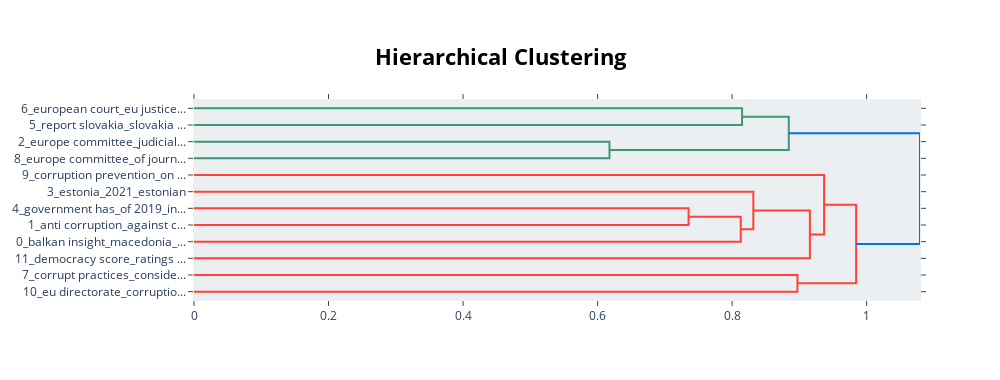

The code cell stored with this chart in its notebook:
### Code cell
# visualize topic clusters
topic_model.visualize_hierarchy(top_n_topics=30)

### Figure 1 — Plotly figure (JSON) as saved in the notebook; plotly's stock layout.template omitted (floating-point values rounded to 4 significant figures)
{"data": [{"hoverinfo": "text", "marker": {"color": "rgb(61,153,112)"}, "mode": "lines", "type": "scatter", "x": [0, 0.8148, 0.8148, 0], "xaxis": "x", "y": [-5, -5, -15, -15], "yaxis": "y"}, {"hoverinfo": "text", "marker": {"color": "rgb(61,153,112)"}, "mode": "lines", "type": "scatter", "x": [0, 0.6177, 0.6177, 0], "xaxis": "x", "y": [-25, -25, -35, -35], "yaxis": "y"}, {"hoverinfo": "text", "marker": {"color": "rgb(61,153,112)"}, "mode": "lines", "type": "scatter", "x": [0.8148, 0.8843, 0.8843, 0.6177], "xaxis": "x", "y": [-10, -10, -30, -30], "yaxis": "y"}, {"hoverinfo": "text", "marker": {"color": "rgb(255,65,54)"}, "mode": "lines", "type": "scatter", "x": [0, 0.7353, 0.7353, 0], "xaxis": "x", "y": [-65, -65, -75, -75], "yaxis": "y"}, {"hoverinfo": "text", "marker": {"color": "rgb(255,65,54)"}, "mode": "lines", "type": "scatter", "x": [0.7353, 0.8129, 0.8129, 0], "xaxis": "x", "y": [-70, -70, -85, -85], "yaxis": "y"}, {"hoverinfo": "text", "marker": {"color": "rgb(255,65,54)"}, "mode": "lines", "type": "scatter", "x": [0, 0.8316, 0.8316, 0.8129], "xaxis": "x", "y": [-55, -55, -77.5, -77.5], "yaxis": "y"}, {"hoverinfo": "text", "marker": {"color": "rgb(255,65,54)"}, "mode": "lines", "type": "scatter", "x": [0.8316, 0.9156, 0.9156, 0], "xaxis": "x", "y": [-66.25, -66.25, -95, -95], "yaxis": "y"}, {"hoverinfo": "text", "marker": {"color": "rgb(255,65,54)"}, "mode": "lines", "type": "scatter", "x": [0, 0.9368, 0.9368, 0.9156], "xaxis": "x", "y": [-45, -45, -80.62, -80.62], "yaxis": "y"}, {"hoverinfo": "text", "marker": {"color": "rgb(255,65,54)"}, "mode": "lines", "type": "scatter", "x": [0, 0.8971, 0.8971, 0], "xaxis": "x", "y": [-105, -105, -115, -115], "yaxis": "y"}, {"hoverinfo": "text", "marker": {"color": "rgb(255,65,54)"}, "mode": "lines", "type": "scatter", "x": [0.9368, 0.9844, 0.9844, 0.8971], "xaxis": "x", "y": [-62.81, -62.81, -110, -110], "yaxis": "y"}, {"hoverinfo": "text", "marker": {"color": "rgb(0,116,217)"}, "mode": "lines", "type": "scatter", "x": [0.8843, 1.079, 1.079, 0.9844], "xaxis": "x", "y": [-20, -20, -86.41, -86.41], "yaxis": "y"}], "layout": {"autosize": false, "height": 380, "hoverlabel": {"bgcolor": "white", "font": {"family": "Rockwell", "size": 16}}, "hovermode": "closest", "plot_bgcolor": "#ECEFF1", "showlegend": false, "title": {"font": {"color": "Black", "size": 22}, "text": "<b>Hierarchical Clustering</b>", "x": 0.5, "xanchor": "center", "yanchor": "top"}, "width": 1000, "xaxis": {"autorange": true, "mirror": "allticks", "range": [0, 1.079], "rangemode": "tozero", "showgrid": false, "showline": true, "showticklabels": true, "ticks": "outside", "type": "linear", "zeroline": false}, "yaxis": {"mirror": "allticks", "range": [-120, 0], "rangemode": "tozero", "showgrid": false, "showline": true, "showticklabels": true, "tickmode": "array", "ticks": "outside", "ticktext": ["6_european court_eu justice...", "5_report slovakia_slovakia ...", "2_europe committee_judicial...", "8_europe committee_of journ...", "9_corruption prevention_on ...", "3_estonia_2021_estonian", "4_government has_of 2019_in...", "1_anti corruption_against c...", "0_balkan insight_macedonia_...", "11_democracy score_ratings ...", "7_corrupt practices_conside...", "10_eu directorate_corruptio..."], "tickvals": [-5, -15, -25, -35, -45, -55, -65, -75, -85, -95, -105, -115], "type": "linear", "zeroline": false}}}
